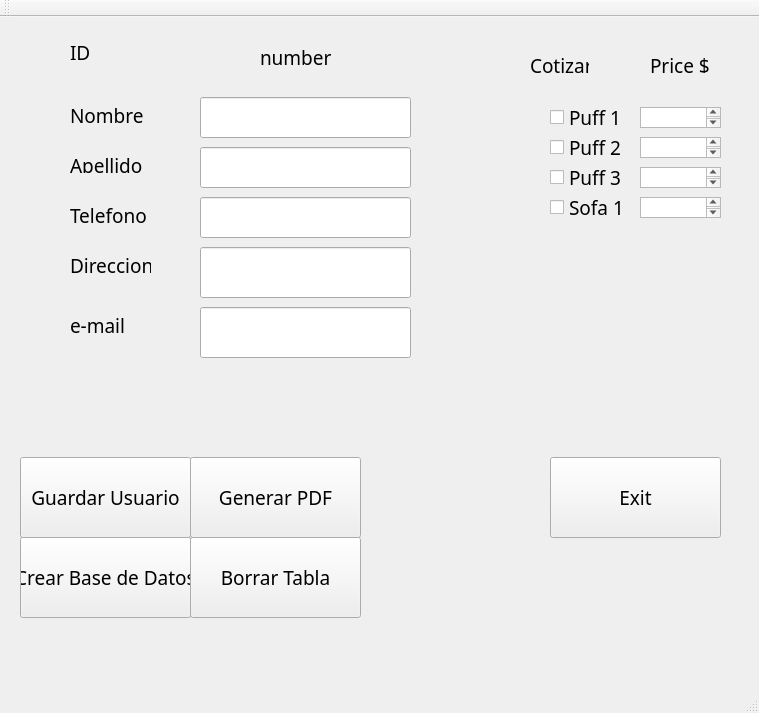
<?xml version="1.0" encoding="UTF-8"?>
<ui version="4.0">
 <class>MainWindow</class>
 <widget class="QMainWindow" name="MainWindow">
  <property name="geometry">
   <rect>
    <x>0</x>
    <y>0</y>
    <width>759</width>
    <height>713</height>
   </rect>
  </property>
  <property name="font">
   <font>
    <family>Century Gothic</family>
    <pointsize>14</pointsize>
   </font>
  </property>
  <property name="windowTitle">
   <string>Budget</string>
  </property>
  <widget class="QWidget" name="centralWidget">
   <widget class="QPushButton" name="pushButton">
    <property name="geometry">
     <rect>
      <x>190</x>
      <y>440</y>
      <width>171</width>
      <height>81</height>
     </rect>
    </property>
    <property name="font">
     <font>
      <family>Century Gothic</family>
      <pointsize>14</pointsize>
     </font>
    </property>
    <property name="text">
     <string>Generar PDF</string>
    </property>
   </widget>
   <widget class="QPushButton" name="pushButtonExit">
    <property name="geometry">
     <rect>
      <x>550</x>
      <y>440</y>
      <width>171</width>
      <height>81</height>
     </rect>
    </property>
    <property name="font">
     <font>
      <family>Century Gothic</family>
      <pointsize>14</pointsize>
     </font>
    </property>
    <property name="text">
     <string>Exit</string>
    </property>
   </widget>
   <widget class="QLineEdit" name="lineEditFirstName">
    <property name="geometry">
     <rect>
      <x>200</x>
      <y>80</y>
      <width>211</width>
      <height>41</height>
     </rect>
    </property>
   </widget>
   <widget class="QLineEdit" name="lineEditPhone">
    <property name="geometry">
     <rect>
      <x>200</x>
      <y>180</y>
      <width>211</width>
      <height>41</height>
     </rect>
    </property>
   </widget>
   <widget class="QLineEdit" name="lineEditLastName">
    <property name="geometry">
     <rect>
      <x>200</x>
      <y>130</y>
      <width>211</width>
      <height>41</height>
     </rect>
    </property>
   </widget>
   <widget class="QLineEdit" name="lineEditAddress">
    <property name="geometry">
     <rect>
      <x>200</x>
      <y>230</y>
      <width>211</width>
      <height>51</height>
     </rect>
    </property>
   </widget>
   <widget class="QLineEdit" name="lineEditemail">
    <property name="geometry">
     <rect>
      <x>200</x>
      <y>290</y>
      <width>211</width>
      <height>51</height>
     </rect>
    </property>
   </widget>
   <widget class="QLabel" name="labelFirstName">
    <property name="geometry">
     <rect>
      <x>70</x>
      <y>90</y>
      <width>91</width>
      <height>16</height>
     </rect>
    </property>
    <property name="font">
     <font>
      <family>Century Gothic</family>
      <pointsize>14</pointsize>
     </font>
    </property>
    <property name="text">
     <string>Nombre</string>
    </property>
   </widget>
   <widget class="QLabel" name="labelLastName">
    <property name="geometry">
     <rect>
      <x>70</x>
      <y>140</y>
      <width>91</width>
      <height>16</height>
     </rect>
    </property>
    <property name="font">
     <font>
      <family>Century Gothic</family>
      <pointsize>14</pointsize>
     </font>
    </property>
    <property name="text">
     <string>Apellido</string>
    </property>
   </widget>
   <widget class="QLabel" name="labelPhone">
    <property name="geometry">
     <rect>
      <x>70</x>
      <y>190</y>
      <width>81</width>
      <height>16</height>
     </rect>
    </property>
    <property name="font">
     <font>
      <family>Century Gothic</family>
      <pointsize>14</pointsize>
     </font>
    </property>
    <property name="text">
     <string>Telefono</string>
    </property>
   </widget>
   <widget class="QLabel" name="labelAddress">
    <property name="geometry">
     <rect>
      <x>70</x>
      <y>240</y>
      <width>81</width>
      <height>16</height>
     </rect>
    </property>
    <property name="font">
     <font>
      <family>Century Gothic</family>
      <pointsize>14</pointsize>
     </font>
    </property>
    <property name="text">
     <string>Direccion</string>
    </property>
   </widget>
   <widget class="QLabel" name="labelEmail">
    <property name="geometry">
     <rect>
      <x>70</x>
      <y>300</y>
      <width>81</width>
      <height>16</height>
     </rect>
    </property>
    <property name="font">
     <font>
      <family>Century Gothic</family>
      <pointsize>14</pointsize>
     </font>
    </property>
    <property name="text">
     <string>e-mail</string>
    </property>
   </widget>
   <widget class="QLabel" name="label">
    <property name="geometry">
     <rect>
      <x>530</x>
      <y>40</y>
      <width>59</width>
      <height>16</height>
     </rect>
    </property>
    <property name="font">
     <font>
      <family>Century Gothic</family>
      <pointsize>14</pointsize>
     </font>
    </property>
    <property name="text">
     <string>Cotizar</string>
    </property>
   </widget>
   <widget class="QPushButton" name="pushButtonCreateDataBase">
    <property name="geometry">
     <rect>
      <x>20</x>
      <y>520</y>
      <width>171</width>
      <height>81</height>
     </rect>
    </property>
    <property name="font">
     <font>
      <family>Century Gothic</family>
      <pointsize>14</pointsize>
     </font>
    </property>
    <property name="text">
     <string>Crear Base de Datos</string>
    </property>
   </widget>
   <widget class="QCheckBox" name="checkBoxPuff1">
    <property name="geometry">
     <rect>
      <x>550</x>
      <y>90</y>
      <width>89</width>
      <height>20</height>
     </rect>
    </property>
    <property name="font">
     <font>
      <family>Century Gothic</family>
      <pointsize>14</pointsize>
     </font>
    </property>
    <property name="text">
     <string>Puff 1</string>
    </property>
   </widget>
   <widget class="QCheckBox" name="checkBoxPuff2">
    <property name="geometry">
     <rect>
      <x>550</x>
      <y>120</y>
      <width>89</width>
      <height>20</height>
     </rect>
    </property>
    <property name="font">
     <font>
      <family>Century Gothic</family>
      <pointsize>14</pointsize>
     </font>
    </property>
    <property name="text">
     <string>Puff 2</string>
    </property>
   </widget>
   <widget class="QCheckBox" name="checkBoxPuff3">
    <property name="geometry">
     <rect>
      <x>550</x>
      <y>150</y>
      <width>89</width>
      <height>20</height>
     </rect>
    </property>
    <property name="font">
     <font>
      <family>Century Gothic</family>
      <pointsize>14</pointsize>
     </font>
    </property>
    <property name="text">
     <string>Puff 3</string>
    </property>
   </widget>
   <widget class="QCheckBox" name="checkBoxSofa1">
    <property name="geometry">
     <rect>
      <x>550</x>
      <y>180</y>
      <width>89</width>
      <height>20</height>
     </rect>
    </property>
    <property name="font">
     <font>
      <family>Century Gothic</family>
      <pointsize>14</pointsize>
     </font>
    </property>
    <property name="text">
     <string>Sofa 1</string>
    </property>
   </widget>
   <widget class="QPushButton" name="pushButtonAddUser">
    <property name="geometry">
     <rect>
      <x>20</x>
      <y>440</y>
      <width>171</width>
      <height>81</height>
     </rect>
    </property>
    <property name="font">
     <font>
      <family>Century Gothic</family>
      <pointsize>14</pointsize>
     </font>
    </property>
    <property name="text">
     <string>Guardar Usuario</string>
    </property>
   </widget>
   <widget class="QPushButton" name="pushButtonClear">
    <property name="geometry">
     <rect>
      <x>190</x>
      <y>520</y>
      <width>171</width>
      <height>81</height>
     </rect>
    </property>
    <property name="font">
     <font>
      <family>Century Gothic</family>
      <pointsize>14</pointsize>
     </font>
    </property>
    <property name="text">
     <string>Borrar Tabla</string>
    </property>
   </widget>
   <widget class="QLabel" name="labelId">
    <property name="geometry">
     <rect>
      <x>70</x>
      <y>20</y>
      <width>91</width>
      <height>31</height>
     </rect>
    </property>
    <property name="text">
     <string>ID</string>
    </property>
   </widget>
   <widget class="QLabel" name="labelIDUpdate">
    <property name="geometry">
     <rect>
      <x>260</x>
      <y>30</y>
      <width>91</width>
      <height>21</height>
     </rect>
    </property>
    <property name="text">
     <string>number</string>
    </property>
   </widget>
   <widget class="QLabel" name="label_2">
    <property name="geometry">
     <rect>
      <x>650</x>
      <y>40</y>
      <width>59</width>
      <height>16</height>
     </rect>
    </property>
    <property name="text">
     <string>Price $</string>
    </property>
   </widget>
   <widget class="QTextEdit" name="textEditPrice1">
    <property name="geometry">
     <rect>
      <x>640</x>
      <y>90</y>
      <width>81</width>
      <height>21</height>
     </rect>
    </property>
   </widget>
   <widget class="QTextEdit" name="textEditPrice2">
    <property name="geometry">
     <rect>
      <x>640</x>
      <y>120</y>
      <width>81</width>
      <height>21</height>
     </rect>
    </property>
   </widget>
   <widget class="QTextEdit" name="textEditPrice3">
    <property name="geometry">
     <rect>
      <x>640</x>
      <y>150</y>
      <width>81</width>
      <height>21</height>
     </rect>
    </property>
   </widget>
   <widget class="QTextEdit" name="textEditPrice4">
    <property name="geometry">
     <rect>
      <x>640</x>
      <y>180</y>
      <width>81</width>
      <height>21</height>
     </rect>
    </property>
   </widget>
  </widget>
  <widget class="QMenuBar" name="menuBar">
   <property name="geometry">
    <rect>
     <x>0</x>
     <y>0</y>
     <width>759</width>
     <height>22</height>
    </rect>
   </property>
  </widget>
  <widget class="QToolBar" name="mainToolBar">
   <attribute name="toolBarArea">
    <enum>TopToolBarArea</enum>
   </attribute>
   <attribute name="toolBarBreak">
    <bool>false</bool>
   </attribute>
  </widget>
  <widget class="QStatusBar" name="statusBar"/>
 </widget>
 <layoutdefault spacing="6" margin="11"/>
 <resources/>
 <connections>
  <connection>
   <sender>pushButtonExit</sender>
   <signal>clicked()</signal>
   <receiver>MainWindow</receiver>
   <slot>close()</slot>
   <hints>
    <hint type="sourcelabel">
     <x>600</x>
     <y>395</y>
    </hint>
    <hint type="destinationlabel">
     <x>591</x>
     <y>120</y>
    </hint>
   </hints>
  </connection>
 </connections>
</ui>
